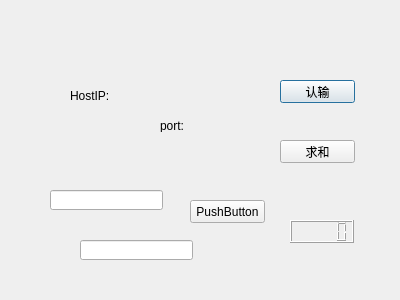
<?xml version="1.0" encoding="UTF-8"?>
<ui version="4.0">
 <class>Dialog</class>
 <widget class="QDialog" name="Dialog">
  <property name="geometry">
   <rect>
    <x>0</x>
    <y>0</y>
    <width>400</width>
    <height>300</height>
   </rect>
  </property>
  <property name="windowTitle">
   <string>Dialog</string>
  </property>
  <widget class="QPushButton" name="renshu">
   <property name="geometry">
    <rect>
     <x>280</x>
     <y>80</y>
     <width>75</width>
     <height>23</height>
    </rect>
   </property>
   <property name="text">
    <string>认输</string>
   </property>
  </widget>
  <widget class="QPushButton" name="qiuhe">
   <property name="geometry">
    <rect>
     <x>280</x>
     <y>140</y>
     <width>75</width>
     <height>23</height>
    </rect>
   </property>
   <property name="text">
    <string>求和</string>
   </property>
  </widget>
  <widget class="QLCDNumber" name="stepboard">
   <property name="geometry">
    <rect>
     <x>290</x>
     <y>220</y>
     <width>64</width>
     <height>23</height>
    </rect>
   </property>
  </widget>
  <widget class="QLabel" name="connect">
   <property name="geometry">
    <rect>
     <x>70</x>
     <y>90</y>
     <width>54</width>
     <height>12</height>
    </rect>
   </property>
   <property name="text">
    <string>HostIP:</string>
   </property>
  </widget>
  <widget class="QLabel" name="port">
   <property name="geometry">
    <rect>
     <x>160</x>
     <y>120</y>
     <width>54</width>
     <height>12</height>
    </rect>
   </property>
   <property name="text">
    <string>port:</string>
   </property>
  </widget>
  <widget class="QLineEdit" name="IPselectEdit">
   <property name="geometry">
    <rect>
     <x>50</x>
     <y>190</y>
     <width>113</width>
     <height>20</height>
    </rect>
   </property>
  </widget>
  <widget class="QLineEdit" name="portSelectEdit">
   <property name="geometry">
    <rect>
     <x>80</x>
     <y>240</y>
     <width>113</width>
     <height>20</height>
    </rect>
   </property>
  </widget>
  <widget class="QPushButton" name="ok">
   <property name="geometry">
    <rect>
     <x>190</x>
     <y>200</y>
     <width>75</width>
     <height>23</height>
    </rect>
   </property>
   <property name="text">
    <string>PushButton</string>
   </property>
  </widget>
 </widget>
 <layoutdefault spacing="6" margin="11"/>
 <resources/>
 <connections/>
</ui>
